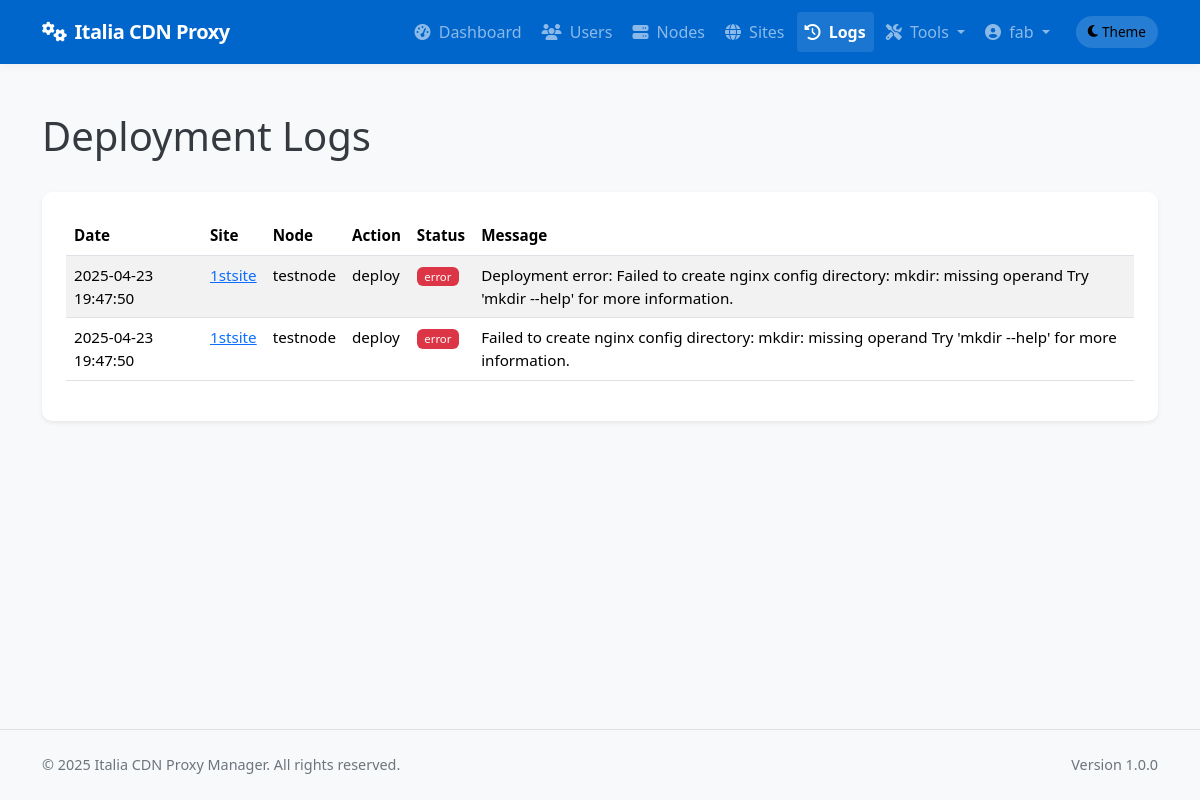
The page /admin/logs (signed in) on the database its author committed.
### app/models/models.py (models this page shows, shortened)
class User(db.Model):
    __tablename__ = 'users'
    id = db.Column(db.Integer, primary_key=True)
    username = db.Column(db.String(64), unique=True, index=True, nullable=False)
    email = db.Column(db.String(120), unique=True, index=True, nullable=False)
    password_hash = db.Column(db.String(128), nullable=False)
    role = db.Column(db.String(20), nullable=False, default='client')  # 'admin' or 'client'
    is_active = db.Column(db.Boolean, default=True)
    created_at = db.Column(db.DateTime, default=datetime.utcnow)
    last_login = db.Column(db.DateTime, nullable=True)
    sites = db.relationship('Site', backref='owner', lazy='dynamic')
    def is_admin(self):
        return self.role == 'admin'

class DeploymentLog(db.Model):
    __tablename__ = 'deployment_logs'
    id = db.Column(db.Integer, primary_key=True)
    site_id = db.Column(db.Integer, db.ForeignKey('sites.id'), nullable=False)
    node_id = db.Column(db.Integer, db.ForeignKey('nodes.id'), nullable=False)
    user_id = db.Column(db.Integer, db.ForeignKey('users.id'), nullable=True)  # Who performed the action
    action = db.Column(db.String(64), nullable=False)  # deploy, update, remove, ssl_renew, discovery, rollback
    status = db.Column(db.String(20), nullable=False)  # success, error
    message = db.Column(db.Text, nullable=True)
    created_at = db.Column(db.DateTime, default=datetime.utcnow)
    site = db.relationship('Site', backref=db.backref('deployment_logs', lazy='dynamic'))
    node = db.relationship('Node', backref=db.backref('deployment_logs', lazy='dynamic'))
    user = db.relationship('User', backref=db.backref('deployment_logs', lazy='dynamic'))

class Site(db.Model):
    __tablename__ = 'sites'
    id = db.Column(db.Integer, primary_key=True)
    name = db.Column(db.String(64), nullable=False)
    domain = db.Column(db.String(255), unique=True, nullable=False)
    protocol = db.Column(db.String(10), nullable=False, default='https')  # http or https
    origin_protocol = db.Column(db.String(10), nullable=False, default='http')  # http or https for origin
    origin_address = db.Column(db.String(255), nullable=False)  # Backend server address
    origin_port = db.Column(db.Integer, nullable=False)
    user_id = db.Column(db.Integer, db.ForeignKey('users.id'), nullable=True)  # Allow null for discovered sites
    is_active = db.Column(db.Boolean, default=True)
    is_blocked = db.Column(db.Boolean, default=False)
    is_discovered = db.Column(db.Boolean, default=False)  # Whether this site was discovered from node
    use_waf = db.Column(db.Boolean, default=False)
    waf_rule_level = db.Column(db.String(10), default='basic')  # basic, medium, strict
    waf_custom_rules = db.Column(db.Text, nullable=True)  # Custom WAF rules
    waf_max_request_size = db.Column(db.Integer, default=1)  # Max request size in MB
    waf_request_timeout = db.Column(db.Integer, default=60)  # Request timeout in seconds
    waf_block_tor_exit_nodes = db.Column(db.Boolean, default=False)  # Block Tor exit nodes
    waf_rate_limiting_enabled = db.Column(db.Boolean, default=False)  # Enable rate limiting
    waf_rate_limiting_requests = db.Column(db.Integer, default=100)  # Requests per minute
    waf_rate_limiting_burst = db.Column(db.Integer, default=200)  # Burst requests
    force_https = db.Column(db.Boolean, default=True)  # New column to force HTTP to HTTPS redirect
    enable_cache = db.Column(db.Boolean, default=True)
    cache_time = db.Column(db.Integer, default=3600)  # Cache time in seconds, default 1 hour
    cache_static_time = db.Column(db.Integer, default=86400)  # Cache time for static assets in seconds, default 1 day
    custom_cache_rules = db.Column(db.Text, nullable=True)  # Custom cache rules in Nginx format
    cache_browser_time = db.Column(db.Integer, default=3600)  # Browser cache time in seconds, default 1 hour
    use_geoip = db.Column(db.Boolean, default=False)  # Whether to use GeoIP filtering
    geoip_mode = db.Column(db.String(10), default='blacklist')  # 'blacklist' or 'whitelist'
    geoip_countries = db.Column(db.Text, nullable=True)  # Comma-separated list of country codes
    geoip_level = db.Column(db.String(10), default='nginx')  # 'nginx' or 'iptables'
    created_at = db.Column(db.DateTime, default=datetime.utcnow)
    updated_at = db.Column(db.DateTime, default=datetime.utcnow, onupdate=datetime.utcnow)
    custom_config = db.Column(db.Text, nullable=True)  # Additional Nginx configuration
    site_nodes = db.relationship('SiteNode', backref='site', lazy='dynamic')
    ssl_certificates = db.relationship('SSLCertificate', backref='site', lazy='dynamic')
    config_versions = db.relationship('ConfigVersion', backref='site', lazy='dynamic')

class Node(db.Model):
    __tablename__ = 'nodes'
    id = db.Column(db.Integer, primary_key=True)
    name = db.Column(db.String(64), unique=True, nullable=False)
    ip_address = db.Column(db.String(45), nullable=False)  # IPv4 or IPv6
    ssh_port = db.Column(db.Integer, default=22)
    ssh_user = db.Column(db.String(64), nullable=False)
    ssh_key_path = db.Column(db.String(256), nullable=True)  # Path to SSH key file
    _ssh_password = db.Column('ssh_password', db.String(256), nullable=True)  # Encrypted password (if using password auth)
    is_active = db.Column(db.Boolean, default=True)
    is_discovered = db.Column(db.Boolean, default=False)  # Whether this node was discovered from YAML
    created_at = db.Column(db.DateTime, default=datetime.utcnow)
    updated_at = db.Column(db.DateTime, default=datetime.utcnow, onupdate=datetime.utcnow)
    nginx_config_path = db.Column(db.String(256), default='/etc/nginx/conf.d')
    nginx_reload_command = db.Column(db.String(256), default='sudo systemctl reload nginx')
    detected_nginx_path = db.Column(db.String(256), nullable=True)  # Store detected nginx path
    site_nodes = db.relationship('SiteNode', backref='node', lazy='dynamic')
    @property
    def ssh_password(self):
        """Decrypt password when accessed"""
        from cryptography.fernet import Fernet
        from flask import current_app
        if not self._ssh_password:
            return None
        try:
            key = current_app.config.get('PASSWORD_ENCRYPTION_KEY', 'fallback_key_for_development_only').encode()
            key = key.ljust(32)[:32]
            cipher = Fernet(Fernet.generate_key()) if len(key) < 32 else Fernet(key)
            decrypted = cipher.decrypt(self._ssh_password.encode())
            return decrypted.decode()
        except Exception as e:
            import logging
            logging.error(f"Error decrypting SSH password: {str(e)}")
            return None
    @ssh_password.setter
    def ssh_password(self, password):
        """Encrypt password when set"""
        if not password:
            self._ssh_password = None
            return
        from cryptography.fernet import Fernet
        from flask import current_app
        try:
            key = current_app.config.get('PASSWORD_ENCRYPTION_KEY', 'fallback_key_for_development_only').encode()
            key = key.ljust(32)[:32]
            cipher = Fernet(Fernet.generate_key()) if len(key) < 32 else Fernet(key)
            encrypted = cipher.encrypt(password.encode())
            self._ssh_password = encrypted.decode()
        except Exception as e:
            import logging
            logging.error(f"Error encrypting SSH password: {str(e)}")
            self._ssh_password = None

### app/controllers/admin.py (the view)
@admin.route('/logs')
@login_required
@admin_required
def deployment_logs():
    logs = DeploymentLog.query.order_by(DeploymentLog.created_at.desc()).all()
    return render_template('admin/logs.html', logs=logs)

### app/templates/admin/logs.html (shortened to what this page needs)
{% extends 'base.html' %}
{% block content %}
<div class="container py-4">
    <div class="d-flex justify-content-between align-items-center mb-4">
        <h1>Deployment Logs</h1>
    </div>
    <div class="card shadow-sm">
        <div class="card-body">
            {% if logs %}
                <div class="table-responsive">
                    <table class="table table-striped table-hover">
                        <thead>
                            <tr>
                                <th>Date</th>
                                <th>Site</th>
                                <th>Node</th>
                                <th>Action</th>
                                <th>Status</th>
                                <th>Message</th>
                            </tr>
                        </thead>
                        <tbody>
                            {% for log in logs %}
                            <tr>
                                <td>{{ log.created_at.strftime('%Y-%m-%d %H:%M:%S') }}</td>
                                <td>
                                    <a href="{{ url_for('admin.view_site', site_id=log.site_id) }}">
                                        {{ log.site.name }}
                                    </a>
                                </td>
                                <td>{{ log.node.name }}</td>
                                <td>{{ log.action }}</td>
                                <td>
                                    <span class="badge bg-{{ 'success' if log.status == 'success' else 'danger' }}">
                                        {{ log.status }}
                                    </span>
                                </td>
                                <td>{{ log.message }}</td>
                            </tr>
                            {% endfor %}
                        </tbody>
                    </table>
                </div>
            {% else %}
                <div class="alert alert-info">
                    No deployment logs found.
                </div>
            {% endif %}
        </div>
    </div>
</div>
{% endblock %}

### app/templates/base.html (shortened to what this page needs)
<!DOCTYPE html>
<html lang="en" data-bs-theme="light">
<head>
    <link href="https://cdn.jsdelivr.net/npm/bootstrap@5.3.2/dist/css/bootstrap.min.css" rel="stylesheet">
    <link rel="stylesheet" href="https://cdnjs.cloudflare.com/ajax/libs/font-awesome/6.4.2/css/all.min.css">
</head>
<body>
    <header>
        <nav class="navbar navbar-expand-lg navbar-dark bg-primary">
            <div class="container">
                <a class="navbar-brand" href="/">
                    <i class="fas fa-cogs me-2"></i>Italia CDN Proxy
                </a>
                <div class="collapse navbar-collapse" id="navbarNav">
                    <ul class="navbar-nav ms-auto">
                        {% if current_user.is_authenticated %}
                            {% if current_user.is_admin() %}
                                <li class="nav-item">
                                    <a class="nav-link {% if request.endpoint == 'admin.dashboard' %}active{% endif %}" href="{{ url_for('admin.dashboard') }}">
                                        <i class="fas fa-tachometer-alt me-1"></i> Dashboard
                                    </a>
                                </li>
                                <li class="nav-item">
                                    <a class="nav-link {% if 'admin.list_users' in request.endpoint %}active{% endif %}" href="{{ url_for('admin.list_users') }}">
                                        <i class="fas fa-users me-1"></i> Users
                                    </a>
                                </li>
                                <li class="nav-item">
                                    <a class="nav-link {% if 'admin.list_nodes' in request.endpoint %}active{% endif %}" href="{{ url_for('admin.list_nodes') }}">
                                        <i class="fas fa-server me-1"></i> Nodes
                                    </a>
                                </li>
                                <li class="nav-item">
                                    <a class="nav-link {% if 'admin.list_sites' in request.endpoint %}active{% endif %}" href="{{ url_for('admin.list_sites') }}">
                                        <i class="fas fa-globe me-1"></i> Sites
                                    </a>
                                </li>
                                <li class="nav-item">
                                    <a class="nav-link {% if request.endpoint == 'admin.deployment_logs' %}active{% endif %}" href="{{ url_for('admin.deployment_logs') }}">
                                        <i class="fas fa-history me-1"></i> Logs
                                    </a>
                                </li>
                                <li class="nav-item dropdown">
                                    <a class="nav-link dropdown-toggle" href="#" id="adminToolsDropdown" role="button" data-bs-toggle="dropdown" aria-expanded="false">
                                        <i class="fas fa-tools me-1"></i> Tools
                                    </a>
                                </li>
                            {% endif %}
                            <li class="nav-item dropdown">
                                <a class="nav-link dropdown-toggle" href="#" id="userDropdown" role="button" data-bs-toggle="dropdown" aria-expanded="false">
                                    <i class="fas fa-user-circle me-1"></i> {{ current_user.username }}
                                </a>
                            </li>
                        {% endif %}
                        <li class="nav-item d-flex align-items-center">
                            <button id="themeToggle" class="theme-toggle border-0" aria-label="Toggle theme">
                                <i class="fas fa-moon me-1"></i>
                                <span class="d-none d-md-inline">Theme</span>
                            </button>
                        </li>
                    </ul>
                </div>
            </div>
        </nav>
    </header>
    <main>
        {% block content %}{% endblock %}
    </main>
    <footer class="py-4 mt-auto border-top">
        <div class="container">
            <div class="row">
                <div class="col-md-6 text-center text-md-start">
                    <p class="mb-0">&copy; 2025 Italia CDN Proxy Manager. All rights reserved.</p>
                </div>
                <div class="col-md-6 text-center text-md-end">
                    <p class="mb-0">Version 1.0.0</p>
                </div>
            </div>
        </div>
    </footer>
</body>
</html>

### rows shown on the page
User: username "fab"
DeploymentLog: created_at "2025-04-23 19:47:50", site.name "1stsite", node.name "testnode", action "deploy", status "error", message "Deployment error: Failed to create nginx config directory: mkdir: missing operand Try 'mkdir --help' for more information."
DeploymentLog: created_at "2025-04-23 19:47:50", site.name "1stsite", node.name "testnode", action "deploy", status "error", message "Failed to create nginx config directory: mkdir: missing operand Try 'mkdir --help' for more information."
